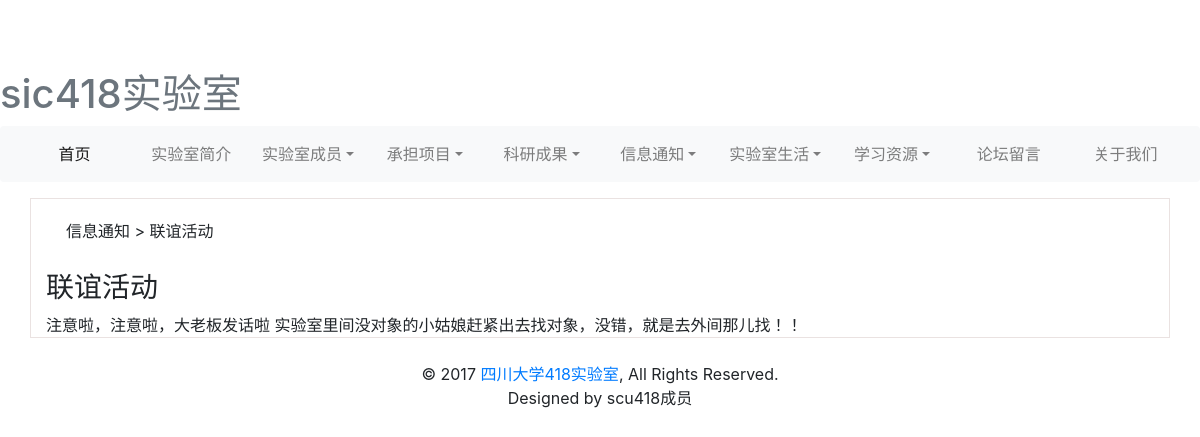
Screenshot of /lab/information/1 with the database file from the repository.
### lab/models.py (models this page shows, shortened)
class Information(models.Model):
    title = models.CharField(verbose_name=u'通知标题', max_length=50)
    content = models.TextField(verbose_name=u'通知内容')
    genre = models.CharField(verbose_name=u'通知类型', choices=(('news', '校内新闻'), ('lecture', '讲座信息'),
                                                            ('conference', '会议通知')), null=True, max_length=30)
    time = models.DateTimeField(default=datetime.now, verbose_name=u'通知发布时间')
    class Meta:
        verbose_name = u'信息通知'
        verbose_name_plural = verbose_name

### lab/views.py (the view)
# urls.py: url(r'^information/(?P<infor_id>[0-9]+)$',views.infor,name='infor'),
def infor(request,infor_id):
    informa=models.Information.objects.get(pk=infor_id)
    return render(request, 'information_notification/inforOscu.html', {"Infor":informa})

### templates/information_notification/inforOscu.html (shortened to what this page needs)
{% extends 'base2.html' %}
{% block content %}
    <div style="border: solid rgba(104,52,42,0.14) 1px;" class="container table-responsive">
        <label style="padding: 20px;   ">信息通知 > {{ Infor.title }} </label>
        <div class="panel panel-default">
            <div class="panel-heading">
                <h3 class="panel-title">{{ Infor.title }}</h3>
            </div>
            <div class="panel-body">
                {{ Infor.content }}
            </div>
        </div>
    </div>
{% endblock %}

### static/css/test.css (style rules this page uses)
html, body { overflow-x: hidden; }
body { padding-top: 70px; }

### rows the page displays
Information: title "联谊活动", content "注意啦，注意啦，大老板发话啦 实验室里间没对象的小姑娘赶紧出去找对象，没错，就是去外间那儿找！！"
